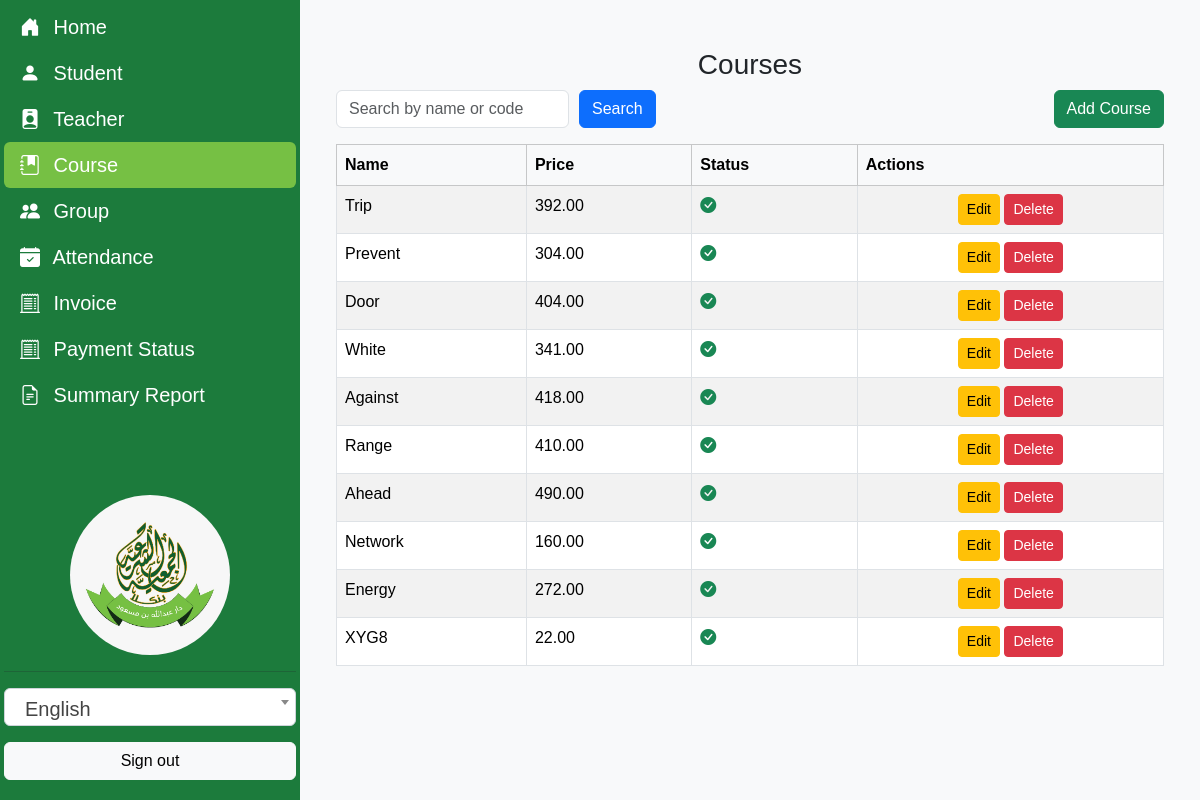
Before: /courses/ (signed in) with the older database file.
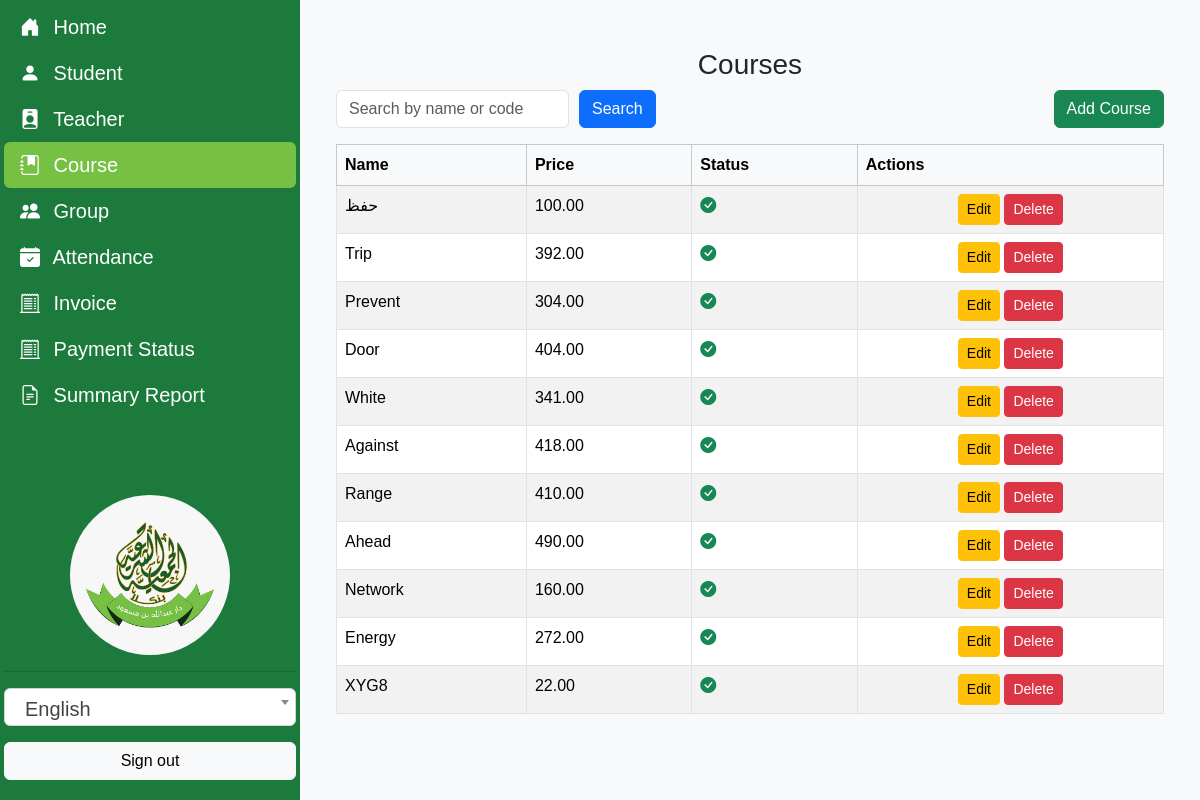
After: the same page with the newer database file.
### Quran/models.py (models this page shows, shortened)
class Course(models.Model):
    school = models.ForeignKey(School, on_delete=models.CASCADE, related_name='courses', verbose_name=_("School"))
    name = models.CharField(max_length=100, verbose_name=_("Course Name"))
    price = models.DecimalField(max_digits=10, decimal_places=2, validators=[MinValueValidator(0)], verbose_name=_("Price"))
    description = models.TextField(blank=True, null=True, verbose_name=_("Description"))
    is_active = models.BooleanField(default=True, verbose_name=_("Active"))
    updated_at = models.DateTimeField(auto_now=True, verbose_name=_("Updated At"))

### Quran/views.py (the view)
# urls.py: path('courses/', CourseListView.as_view(), name='course_list'),
@method_decorator(permission_required('Quran.view_course', raise_exception=True), name='dispatch')
class CourseListView(BaseListView):
    model = Course
    template_name = 'Quran/course/course_list.html'
    context_object_name = 'courses'
    paginate_by = 12
    def get_queryset(self):
        queryset = super().get_queryset()
        search_query = self.request.GET.get('q', '')
        if search_query:
            queryset = queryset.filter(
                name__icontains=search_query
            )
        return queryset
    def get_context_data(self, **kwargs):
        context = super().get_context_data(**kwargs)
        context['search_query'] = self.request.GET.get('q', '')
        return context

### Quran/utils.py (called while the page is built)
def get_user_school(request):
    user = request.user
    if user.is_superuser:
        return School.objects.all()
    else:
        return School.objects.filter(users=user)

### Quran/views.py (called while the page is built)
    def get_queryset(self):
        queryset = super().get_queryset()
        user_schools = get_user_school(self.request)
        if user_schools.exists():
            queryset = queryset.filter(school__in=user_schools)
        return queryset.order_by('-updated_at')

### Quran/templates/Quran/course/course_list.html (shortened to what this page needs)
{% extends "base.html" %}
{% load i18n %}
{% block content %}
<div class="container">
    <h3 class="d-flex justify-content-center gap-3 mt-4">{% trans "Courses" %}</h3>
    <div class="d-flex justify-content-between mb-3">
        <form method="get" class="d-flex" style="gap: 10px;">
            <input type="text" name="q" class="form-control" placeholder="{% trans 'Search by name or code' %}" value="{{ search_query }}">
            <button type="submit" class="btn btn-primary">{% trans "Search" %}</button>
        </form>
        <a href="{% url 'course_add' %}" class="btn btn-success">{% trans "Add Course" %}</a>
    </div>
    <table class="table table-bordered table-striped">
        <thead class="table-light">
            <tr>
                <th>{% trans "Name" %}</th>
                <th>{% trans "Price" %}</th>
                <th>{% trans "Status" %}</th>
                <th>{% trans "Actions" %}</th>
            </tr>
        </thead>
        <tbody>
            {% for course in courses %}
            <tr>
                <td>{{ course.name }}</td>
                <td>{{ course.price }}</td>
                <td>
                    {% if course.is_active %}
                        <i class="bi bi-check-circle-fill text-success"></i>
                    {% else %}
                        <i class="bi bi-check-circle-fill text-danger"></i>
                    {% endif %}
                </td>
                <td class="text-center">
                    <a href="{% url 'course_edit' course.pk %}" class="btn btn-sm btn-warning">{% trans "Edit" %}</a>
                    <a href="{% url 'course_delete' course.pk %}" class="btn btn-sm btn-danger">{% trans "Delete" %}</a>
                </td>
            </tr>
            {% empty %}
            <tr>
                <td colspan="6">{% trans "No courses found." %}</td>
            </tr>
            {% endfor %}
        </tbody>
    </table>
</div>
{% endblock %}

Changed rows visible on the page:
added Course: name "حفظ", price "100.00", is_active True (drawn)
